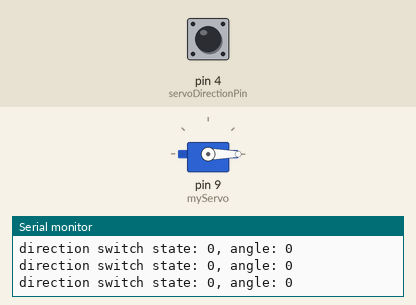
The sketch below on a simulated Arduino Uno, built with avr-gcc and run on an emulated ATmega328P. Shown: servo, the last lines printed to the serial monitor. The test bench sets the inputs (shaded band); at power-on: pin 4 (servoDirectionPin) LOW.

Above: at 1.2 s.
1.3 s: pin 4 (servoDirectionPin) driven HIGH
At 2.14 s:
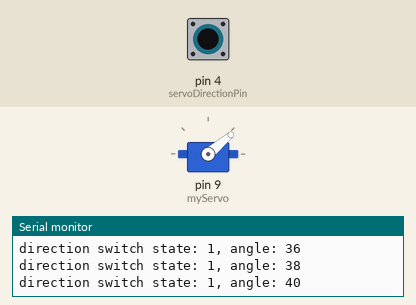
At 6.0 s:
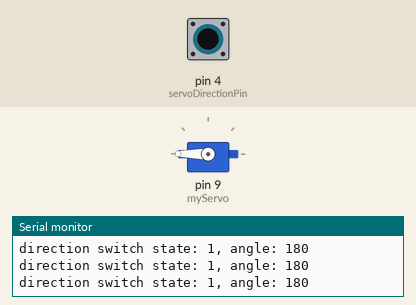
7.3 s: pin 4 (servoDirectionPin) pulsed LOW 5 times (0.12 s each, 0.3 s apart)
At 9.63 s:
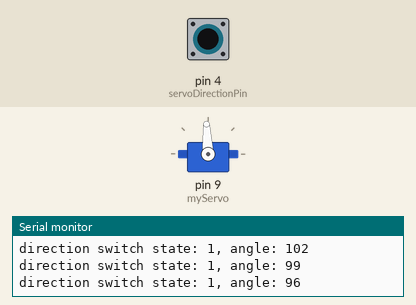
Timing chart, 0 to 12.3 s (numbered marks = the images above; inputs shaded):
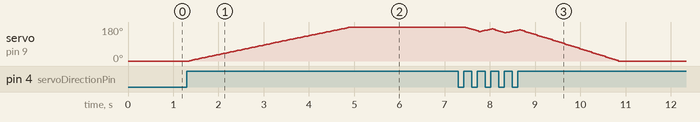

The sketch:

motion_test_4_button_servo.ino
```cpp
#include <Servo.h>
Servo myServo;

const int servoDirectionPin = 4;

int angle = 0;
int directionSwitchState = 0;
int prevDirectionSwitchState = 0;

int servoDirection = 0;

void setup() {
  // put your setup code here, to run once:
  myServo.attach(9);
  pinMode(servoDirectionPin, INPUT);
  Serial.begin(9600);
}

void loop() {
  // put your main code here, to run repeatedly:
  directionSwitchState = digitalRead(servoDirectionPin);
  if (directionSwitchState != prevDirectionSwitchState) {
    if (directionSwitchState == HIGH) {
      servoDirection = !servoDirection;
    }
  }
  if (servoDirection == 1){
      if (angle < 180){
        angle = angle + 2;
      }
    } else{
      if (angle > 0){
        angle = angle - 3;
      }
    }
  Serial.print("direction switch state: ");
  Serial.print(directionSwitchState);

  Serial.print(", angle: ");
  Serial.println(angle);

  myServo.write(angle);
  prevDirectionSwitchState = directionSwitchState;
}
```

Measured:
- after the input at 1.3 s, servo on pin 9 (myServo): moves from 0° to 180° over 3.6 s, starting after 0.06 s
